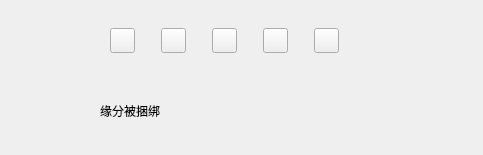
<?xml version="1.0" encoding="UTF-8"?>
<ui version="4.0">
 <class>LyricCardWidget</class>
 <widget class="QWidget" name="LyricCardWidget">
  <property name="geometry">
   <rect>
    <x>0</x>
    <y>0</y>
    <width>483</width>
    <height>155</height>
   </rect>
  </property>
  <property name="windowTitle">
   <string>Form</string>
  </property>
  <widget class="QLabel" name="lyricsLabel">
   <property name="geometry">
    <rect>
     <x>100</x>
     <y>80</y>
     <width>261</width>
     <height>61</height>
    </rect>
   </property>
   <property name="text">
    <string>缘分被捆绑</string>
   </property>
  </widget>
  <widget class="QWidget" name="widget" native="true">
   <property name="geometry">
    <rect>
     <x>90</x>
     <y>10</y>
     <width>271</width>
     <height>61</height>
    </rect>
   </property>
   <layout class="QGridLayout" name="gridLayout">
    <item row="0" column="0">
     <widget class="QPushButton" name="preMusicBtn">
      <property name="maximumSize">
       <size>
        <width>25</width>
        <height>25</height>
       </size>
      </property>
      <property name="text">
       <string/>
      </property>
     </widget>
    </item>
    <item row="0" column="1">
     <widget class="QPushButton" name="stopMusicBtn">
      <property name="maximumSize">
       <size>
        <width>25</width>
        <height>25</height>
       </size>
      </property>
      <property name="text">
       <string/>
      </property>
     </widget>
    </item>
    <item row="0" column="2">
     <widget class="QPushButton" name="nextMusicBtn">
      <property name="maximumSize">
       <size>
        <width>25</width>
        <height>25</height>
       </size>
      </property>
      <property name="text">
       <string/>
      </property>
     </widget>
    </item>
    <item row="0" column="3">
     <widget class="QPushButton" name="lockWidgetBtn">
      <property name="maximumSize">
       <size>
        <width>25</width>
        <height>25</height>
       </size>
      </property>
      <property name="text">
       <string/>
      </property>
     </widget>
    </item>
    <item row="0" column="4">
     <widget class="QPushButton" name="preMusicBtn_5">
      <property name="maximumSize">
       <size>
        <width>25</width>
        <height>25</height>
       </size>
      </property>
      <property name="text">
       <string/>
      </property>
     </widget>
    </item>
   </layout>
  </widget>
 </widget>
 <resources/>
 <connections/>
</ui>
